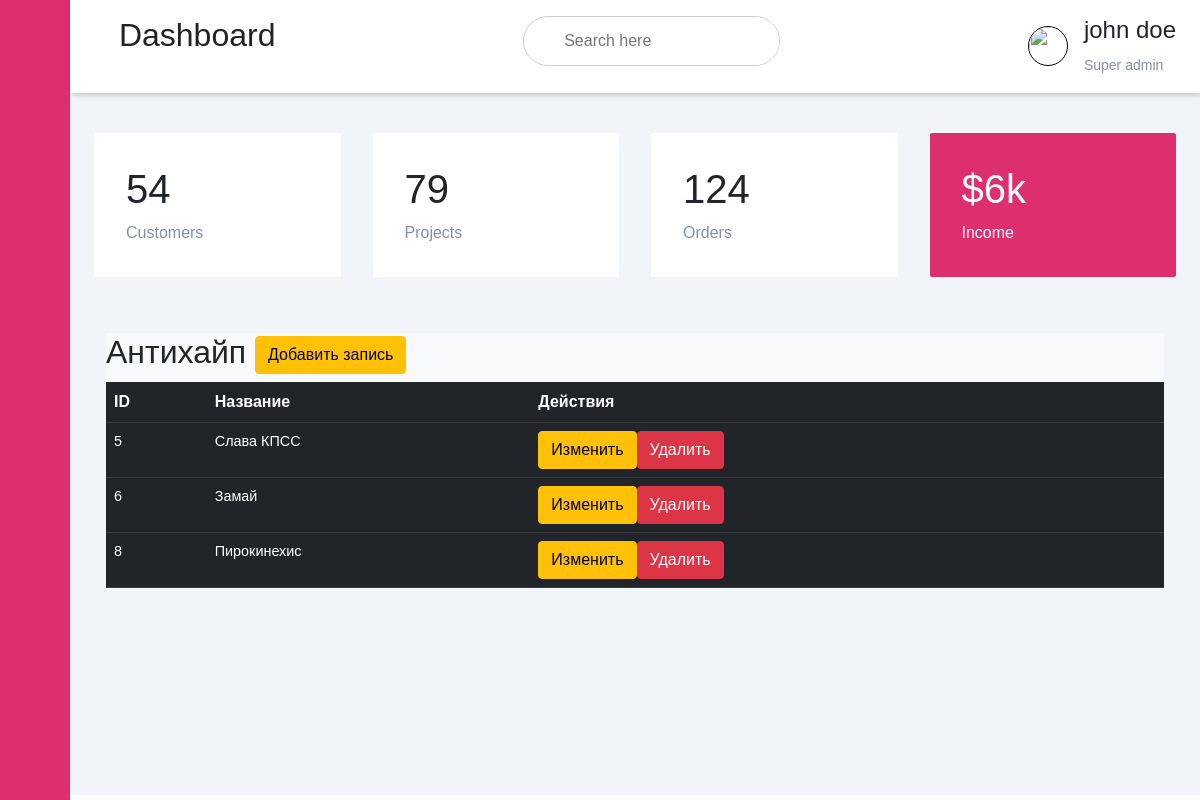
The page /edit/categories/2 on the database as committed earlier.
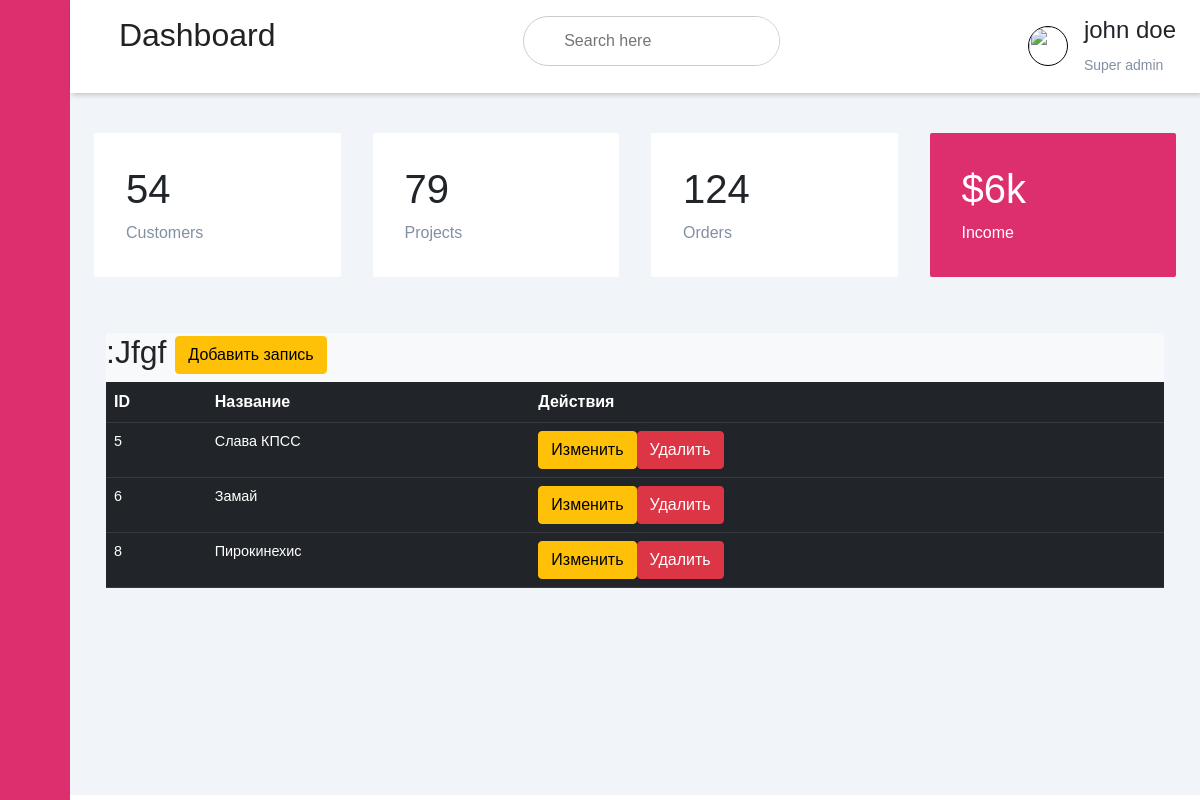
The same page on the database as committed later.
### app/models.py (models this page shows)
class Category(db.Model):  #
    __tablename__ = 'categories'
    id = Column(Integer(), primary_key=True)
    name = Column(String(250), nullable=False, unique=True)

### app/editor_bp/routes/category_routes.py (the view)
@blueprint.route('/categories/<id>', methods=['GET', 'POST'])
def category(id):
    records = Record.query.filter_by(category_id=id).all()
    category_name = Category.query.filter_by(id=id).first().name
    return render_template('editor_bp/category.html', records=records, category_name=category_name)

### app/editor_bp/templates/editor_bp/category.html (shortened to what this page needs)
{% extends 'base_edit_template.html' %}
{% block head %}
<link rel="stylesheet" href="{{url_for('admin.static', filename = 'css/bootstrap.min.css')}}">
{% endblock %}
{%block sidebar_menu%}
<div class="sidebar">
    <div class="sidebar-brand">
        <h2> <span>Админ панель</span></h2>
    </div>
    <div class="sidebar-menu">
        <ul>
            <li>
                <a href="{{url_for('editor.add_record')}}"><span class="las la-igloo"></span><span>Записи</span></a>
            </li>
            <li>
                <a href="{{url_for('editor.show_categories')}}"><span class="las la-users"></span><span>Категории</span></a>
            </li>
            <li>
                <a href=""><span class="las la-clipboard-list"></span><span>Меню</span></a>
            </li>
            <li>
                <a href=""><span class="las la-shopping-bag"></span><span>Быстрый доступ</span></a>
            </li>
            <li>
                <a href=""><span class="las la-receipt"></span><span>Партнеры</span></a>
            </li>
            <li>
                <a href=""><span class="las la-user-circle"></span><span>Правая панель</span></a>
            </li>
            <li>
                <a href=""><span class="las la-clipboard-list"></span><span>Метрики</span></a>
            </li>
        </ul>
    </div>
</div>
{%endblock%}
{% block header %}
{% include 'header.html' %}
{% endblock %}
{% block content %}
<div class="container">
    <div class="row">
        <div class="col md-12">
            <div class="bg-light p3">
                <h2>{{category_name}}
                    <a href="{{url_for('editor.add_record')}}" class="btn btn-warning btn-xs">Добавить запись</a>
                </h2>
                <table class="table table-hover table-dark">
                    <tr>
                        <th>ID</th>
                        <th>Название</th>
                        <th>Действия</th>
                    </tr>
                    {% for row in records %}
                    <tr>
                        <td>{{ row.id }}</td>
                        <td>{{ row.name }}</td>
                        <td>
                            <a href="{{url_for('editor.record', id=row.id)}}"
                               class="btn btn-warning btn-xs">Изменить</a>
                            <a href="{{url_for('editor.delete_record', id=row.id)}}" class="btn btn-danger btn-xs"
                               onclick="return confirm('Вы хотите удалить? ?')">Удалить</a>
                        </td>
                    </tr>
                    {% endfor%}
                </table>
            </div>
        </div>
    </div>
</div>
{% endblock %}

Rows that differ between the two databases and show on the page:
changed Category: name "Антихайп" → ":Jfgf"
